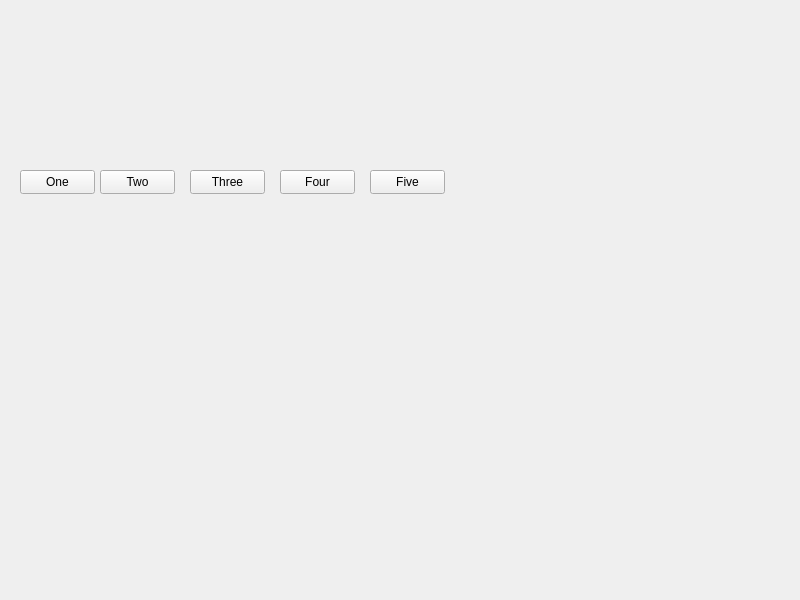
<?xml version="1.0" encoding="UTF-8"?>
<ui version="4.0">
 <class>Widget</class>
 <widget class="QWidget" name="Widget">
  <property name="geometry">
   <rect>
    <x>0</x>
    <y>0</y>
    <width>800</width>
    <height>600</height>
   </rect>
  </property>
  <property name="windowTitle">
   <string>Widget</string>
  </property>
  <widget class="QPushButton" name="oneButton">
   <property name="geometry">
    <rect>
     <x>20</x>
     <y>170</y>
     <width>75</width>
     <height>24</height>
    </rect>
   </property>
   <property name="text">
    <string>One</string>
   </property>
  </widget>
  <widget class="QPushButton" name="twoButton">
   <property name="geometry">
    <rect>
     <x>100</x>
     <y>170</y>
     <width>75</width>
     <height>24</height>
    </rect>
   </property>
   <property name="text">
    <string>Two</string>
   </property>
  </widget>
  <widget class="QPushButton" name="threeButton">
   <property name="geometry">
    <rect>
     <x>190</x>
     <y>170</y>
     <width>75</width>
     <height>24</height>
    </rect>
   </property>
   <property name="text">
    <string>Three</string>
   </property>
  </widget>
  <widget class="QPushButton" name="fourButton">
   <property name="geometry">
    <rect>
     <x>280</x>
     <y>170</y>
     <width>75</width>
     <height>24</height>
    </rect>
   </property>
   <property name="text">
    <string>Four</string>
   </property>
  </widget>
  <widget class="QPushButton" name="fiveButton">
   <property name="geometry">
    <rect>
     <x>370</x>
     <y>170</y>
     <width>75</width>
     <height>24</height>
    </rect>
   </property>
   <property name="text">
    <string>Five</string>
   </property>
  </widget>
 </widget>
 <resources/>
 <connections/>
</ui>
